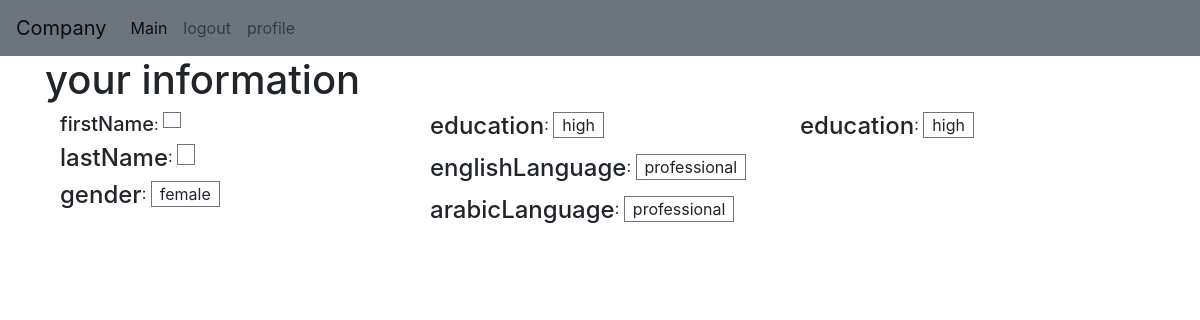
The app's page /users/done/ (signed in), older data.
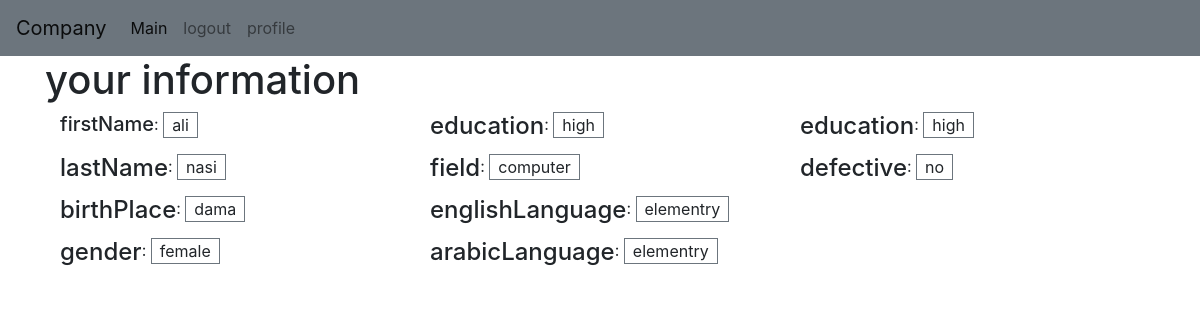
The same page, newer data.
### users/models.py (models this page shows)
class Information(models.Model):
    user = models.OneToOneField(User, on_delete=models.CASCADE, primary_key=True)
    firstName = models.CharField(max_length=15)
    lastName = models.CharField(max_length=20)
    birthPlace = models.CharField(max_length=15)
    gender = models.CharField(max_length=1, blank=True)
    phone_number = models.CharField(max_length=17, blank=True)
    email = models.EmailField(max_length=25, blank=True)
    province = models.CharField(max_length=18, blank=True)
    city = models.CharField(max_length=15, blank=True)
    address = models.CharField(max_length=40, blank=True)
    education = models.CharField(max_length=1, blank=True)
    field = models.CharField(max_length=20, blank=True)
    university = models.CharField(max_length=20, blank=True)
    studentNumber = models.CharField(max_length=9, blank=True)
    religousEducation = models.CharField(max_length=20, blank=True)
    englishLanguage = models.IntegerField(default=0, blank=True)
    arabicLanguage = models.IntegerField(default=0, blank=True)
    fisically = models.IntegerField(default=0, blank=True)
    defective = models.CharField(max_length=40, blank=True)
    disease = models.CharField(max_length=15, blank=True)
    drugs = models.CharField(max_length=15, blank=True)

### users/views.py (the view)
# urls.py: path('done/', views.done, name='users-done'),
@login_required()
def done(request):
    user_information = Information.objects.get(user=request.user)
    return render(request, 'users/done.html', {'data': user_information})

### users/models.py (called while the page is built)
    @property
    def is_active(self):
        return self.active

### users/templates/users/done.html (shortened to what this page needs)
{% extends "blog/index.html" %}
{% block content %}
<h1>your information</h1>
{% if user.is_authenticated %}
    <div class="container" dir="ltr">
    <div class="row">
        <div class="col-4">
        <div class="d-flex"><h5>firstName </h5>:&nbsp;<p class="border border-secondary px-2">{{ data.firstName }}</p></div>
        <div class="d-flex"><h4>lastName</h4>:&nbsp;<p class="border border-secondary px-2"> {{ data.lastName }}</p></div>
        {% if data.birthPlace %}
        <div class="d-flex"><h4>birthPlace</h4>:&nbsp;<p class="border border-secondary px-2">{{ data.birthPlace }}</p></div>
        {% endif %}
        {% if data.gender is 0 %}
        <div class="d-flex"><h4>gender</h4>:&nbsp;<p class="border border-secondary px-2">man</p></div>
        {% else %}
        <div class="d-flex"><h4>gender</h4>:&nbsp;<p class="border border-secondary px-2">female</p></div>
        {% endif %}
        </div>
        <div class="col-4">
        {% if data.education is '1' %}
        <div class="d-flex"><h4>education</h4>:&nbsp;<p class="border border-secondary px-2">low</p></div>
        {% else %}
        <div class="d-flex"><h4>education</h4>:&nbsp;<p class="border border-secondary px-2">high</p></div>
        {% endif %}
        {% if data.field %}
        <div class="d-flex"><h4>field</h4>:&nbsp;<p class="border border-secondary px-2">{{ data.field }}</p></div>
        {% endif %}
        {% if data.englishLanguage == 1 %}
        <div class="d-flex"><h4>englishLanguage</h4>:&nbsp;<p class="border border-secondary px-2">elementry</p></div>
        {% elif data.englishLanguage == 2 %}
        <div class="d-flex"><h4>englishLanguage</h4>:&nbsp;<p class="border border-secondary px-2">intermediate</p></div>
        {% else %}
        <div class="d-flex"><h4>englishLanguage</h4>:&nbsp;<p class="border border-secondary px-2">professional</p></div>
        {% endif %}
        {% if data.arabicLanguage == 1 %}
        <div class="d-flex"><h4>arabicLanguage</h4>:&nbsp;<p class="border border-secondary px-2">elementry</p></div>
        {% elif data.arabicLanguage == 2 %}
        <div class="d-flex"><h4>arabicLanguage</h4>:&nbsp;<p class="border border-secondary px-2">intermediate</p></div>
        {% else %}
        <div class="d-flex"><h4>arabicLanguage</h4>:&nbsp;<p class="border border-secondary px-2">professional</p></div>
        {% endif %}
        </div>
        <div class="col-4">
        {% if data.education is '1' %}
        <div class="d-flex"><h4>education</h4>:&nbsp;<p class="border border-secondary px-2">low</p></div>
        {% else %}
        <div class="d-flex"><h4>education</h4>:&nbsp;<p class="border border-secondary px-2">high</p></div>
        {% endif %}
        {% if data.defective %}
        <div class="d-flex"><h4>defective</h4>:&nbsp;<p class="border border-secondary px-2">{{ data.defective }}</p></div>
        {% endif %}
        </div>
    </div>
    </div>
{% endif %}
{% endblock %}

### blog/templates/blog/index.html (shortened to what this page needs)
{% load static %}
<!DOCTYPE html>
<html>
<head>
    <link rel="stylesheet" href="https://stackpath.bootstrapcdn.com/bootstrap/4.3.1/css/bootstrap.min.css">
    <link rel="stylesheet" href="{% static 'users/main.css' %}">
</head>
<body>
    <header>
        <nav class="navbar navbar-expand-lg navbar-light bg-secondary">
          <a class="navbar-brand" href="{% url 'blog-home' %}">Company</a>
          <div class="collapse navbar-collapse" id="navbarSupportedContent">
            <ul class="navbar-nav mr-auto">
              <li class="nav-item active">
                <a class="nav-link" href="{% url 'blog-home' %}">Main<span class="sr-only">(current)</span></a>
              </li>
                {% if user.is_authenticated %}
                    <li class="nav-item">
                        <a class="nav-link" href="{% url 'users-logout' %}">logout</a>
                    </li>
                    <li class="nav-item">
                        <a class="nav-link" href="{% url 'blog-home' %}">profile</a>
                    </li>
                  {% else %}
                    <li class="nav-item">
                        <a class="nav-link" href="{% url 'users-login' %}">SignIn/SignUp</a>
                    </li>
                  {% endif %}
            </ul>
          </div>
        </nav>
    </header>
    <main role="main" class="container">
        <div class="row">
            <div class="col">
                {% block content %}{% endblock %}
            </div>
        </div>
    </main>
</body>
</html>

Row changes from the older to the newer data that the page shows:
now on this page (row edited): Information: firstName "ali", lastName "nasi", birthPlace "dama", field "computer", defective "no"
changed Information: birthPlace empty → "dama" (drawn); field empty → "computer" (drawn); englishLanguage 0 → 1 (drawn); arabicLanguage 0 → 1 (drawn); defective empty → "no" (drawn)
Text that changed along with them:
text no longer shown: "professional professional"
text now shown: "birthPlace field elementry elementry defective"
